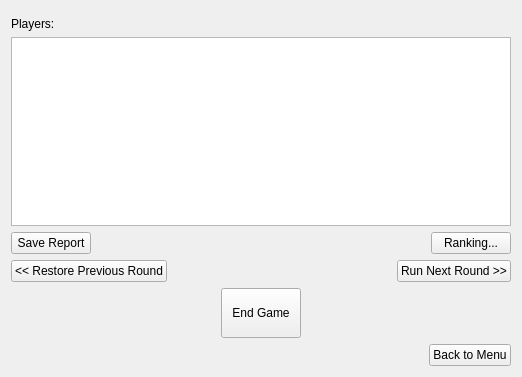
<?xml version="1.0" encoding="UTF-8"?>
<ui version="4.0">
 <class>MainWidget</class>
 <widget class="QWidget" name="MainWidget">
  <property name="geometry">
   <rect>
    <x>0</x>
    <y>0</y>
    <width>522</width>
    <height>377</height>
   </rect>
  </property>
  <property name="windowTitle">
   <string>Form</string>
  </property>
  <layout class="QVBoxLayout" name="verticalLayout">
   <item>
    <widget class="ColorStatus" name="status" native="true"/>
   </item>
   <item>
    <widget class="QLabel" name="label">
     <property name="text">
      <string>Players:</string>
     </property>
    </widget>
   </item>
   <item>
    <widget class="QTableView" name="tableView">
     <property name="editTriggers">
      <set>QAbstractItemView::NoEditTriggers</set>
     </property>
     <property name="selectionMode">
      <enum>QAbstractItemView::SingleSelection</enum>
     </property>
     <property name="selectionBehavior">
      <enum>QAbstractItemView::SelectRows</enum>
     </property>
    </widget>
   </item>
   <item>
    <layout class="QHBoxLayout" name="horizontalLayout">
     <item>
      <widget class="QPushButton" name="pushButton_saveReport">
       <property name="text">
        <string>Save Report</string>
       </property>
      </widget>
     </item>
     <item>
      <spacer name="horizontalSpacer_5">
       <property name="orientation">
        <enum>Qt::Horizontal</enum>
       </property>
       <property name="sizeHint" stdset="0">
        <size>
         <width>40</width>
         <height>20</height>
        </size>
       </property>
      </spacer>
     </item>
     <item>
      <widget class="QPushButton" name="pushButton_ranking">
       <property name="text">
        <string>Ranking...</string>
       </property>
      </widget>
     </item>
    </layout>
   </item>
   <item>
    <layout class="QHBoxLayout" name="horizontalLayout_4">
     <item>
      <widget class="QPushButton" name="pushButton_restorePreviousRound">
       <property name="text">
        <string>&lt;&lt; Restore Previous Round</string>
       </property>
      </widget>
     </item>
     <item>
      <spacer name="horizontalSpacer">
       <property name="orientation">
        <enum>Qt::Horizontal</enum>
       </property>
       <property name="sizeHint" stdset="0">
        <size>
         <width>40</width>
         <height>20</height>
        </size>
       </property>
      </spacer>
     </item>
     <item>
      <widget class="QPushButton" name="pushButton_runNextRound">
       <property name="text">
        <string>Run Next Round &gt;&gt;</string>
       </property>
      </widget>
     </item>
    </layout>
   </item>
   <item>
    <layout class="QHBoxLayout" name="horizontalLayout_2">
     <item>
      <spacer name="horizontalSpacer_2">
       <property name="orientation">
        <enum>Qt::Horizontal</enum>
       </property>
       <property name="sizeHint" stdset="0">
        <size>
         <width>40</width>
         <height>20</height>
        </size>
       </property>
      </spacer>
     </item>
     <item>
      <widget class="QPushButton" name="pushButton_endGame">
       <property name="minimumSize">
        <size>
         <width>0</width>
         <height>50</height>
        </size>
       </property>
       <property name="text">
        <string>End Game</string>
       </property>
      </widget>
     </item>
     <item>
      <spacer name="horizontalSpacer_3">
       <property name="orientation">
        <enum>Qt::Horizontal</enum>
       </property>
       <property name="sizeHint" stdset="0">
        <size>
         <width>40</width>
         <height>20</height>
        </size>
       </property>
      </spacer>
     </item>
    </layout>
   </item>
   <item>
    <layout class="QHBoxLayout" name="horizontalLayout_3">
     <item>
      <spacer name="horizontalSpacer_4">
       <property name="orientation">
        <enum>Qt::Horizontal</enum>
       </property>
       <property name="sizeHint" stdset="0">
        <size>
         <width>40</width>
         <height>20</height>
        </size>
       </property>
      </spacer>
     </item>
     <item>
      <widget class="QPushButton" name="pushButton_backToMenu">
       <property name="text">
        <string>Back to Menu</string>
       </property>
      </widget>
     </item>
    </layout>
   </item>
  </layout>
 </widget>
 <customwidgets>
  <customwidget>
   <class>ColorStatus</class>
   <extends>QWidget</extends>
   <header>colorstatus.h</header>
   <container>1</container>
  </customwidget>
 </customwidgets>
 <resources/>
 <connections/>
</ui>
